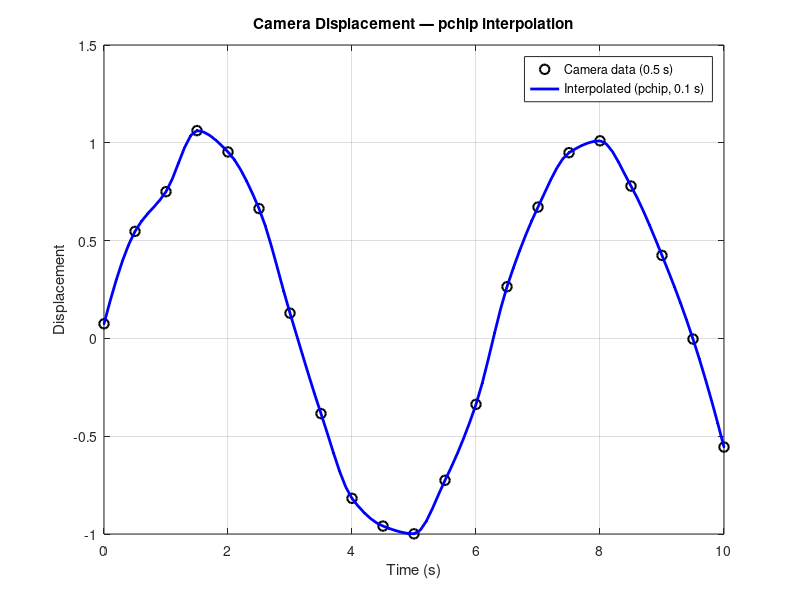

This chart was generated by the following MATLAB code: (Note: this script raises an error after producing the figure.)
%% Displacement Interpolation (Camera Data)
% Replaces the previous 3-segment curve-fitting approach.
% Input:  displacement measured by camera at 0.5 s intervals
% Output: displacement resampled at 0.1 s intervals via interpolation
%
% Interpolation methods available (set 'method' below):
%   'linear'   - piecewise linear (fastest, no overshoot)
%   'spline'   - cubic spline    (smooth, may overshoot at ends)
%   'pchip'    - shape-preserving cubic (smooth, no overshoot) [DEFAULT]
%   'makima'   - modified Akima  (smooth, robust to outliers)

clear; clc; close all;

%% ── 1. INPUT DATA ────────────────────────────────────────────────────────
% Replace the values below with your actual camera measurements.
% t_raw : time vector in seconds, sampled every 0.5 s
% d_raw : corresponding displacement values (same units as your camera data)

t_raw = 0 : 0.5 : 10;                   % example: 0 to 10 s, step 0.5 s
d_raw = sin(t_raw) + 0.05*randn(size(t_raw));  % ← replace with real data

%% ── 2. INTERPOLATION SETTINGS ───────────────────────────────────────────
method     = 'pchip';   % choose: 'linear' | 'pchip' | 'spline' | 'makima'
t_fine_step = 0.1;       % desired output time step (seconds)

%% ── 3. INTERPOLATE ──────────────────────────────────────────────────────
t_fine = t_raw(1) : t_fine_step : t_raw(end);   % new time axis at 0.1 s
d_fine = interp1(t_raw, d_raw, t_fine, method);  % interpolated displacement

%% ── 4. DISPLAY RESULTS ──────────────────────────────────────────────────
fprintf('Interpolation method : %s\n', method);
fprintf('Original points      : %d  (every %.1f s)\n', numel(t_raw),  t_raw(2)-t_raw(1));
fprintf('Interpolated points  : %d  (every %.1f s)\n', numel(t_fine), t_fine_step);
fprintf('\n%-10s  %-15s\n', 'Time (s)', 'Displacement');
fprintf('%-10s  %-15s\n', '--------', '------------');
for k = 1:numel(t_fine)
    fprintf('%-10.1f  %-15.6f\n', t_fine(k), d_fine(k));
end

%% ── 5. PLOT ─────────────────────────────────────────────────────────────
figure('Name', 'Displacement Interpolation', 'NumberTitle', 'off');

% --- raw camera data ---
plot(t_raw, d_raw, 'ko', 'MarkerSize', 7, 'LineWidth', 1.5, ...
     'DisplayName', 'Camera data (0.5 s)');
hold on;

% --- interpolated curve ---
plot(t_fine, d_fine, 'b-', 'LineWidth', 2, ...
     'DisplayName', sprintf('Interpolated (%s, 0.1 s)', method));

% --- mark interpolated points ---
plot(t_fine, d_fine, 'b.', 'MarkerSize', 6, 'HandleVisibility', 'off');

xlabel('Time (s)');
ylabel('Displacement');
title(sprintf('Camera Displacement — %s interpolation', method));
legend('Location', 'best');
grid on;
hold off;

%% ── 6. SAVE RESULTS TO CSV ──────────────────────────────────────────────
output_file = 'displacement_interpolated.csv';
T = table(t_fine(:), d_fine(:), ...
    'VariableNames', {'Time_s', 'Displacement'});
writetable(T, output_file);
fprintf('\nResults saved to: %s\n', output_file);
